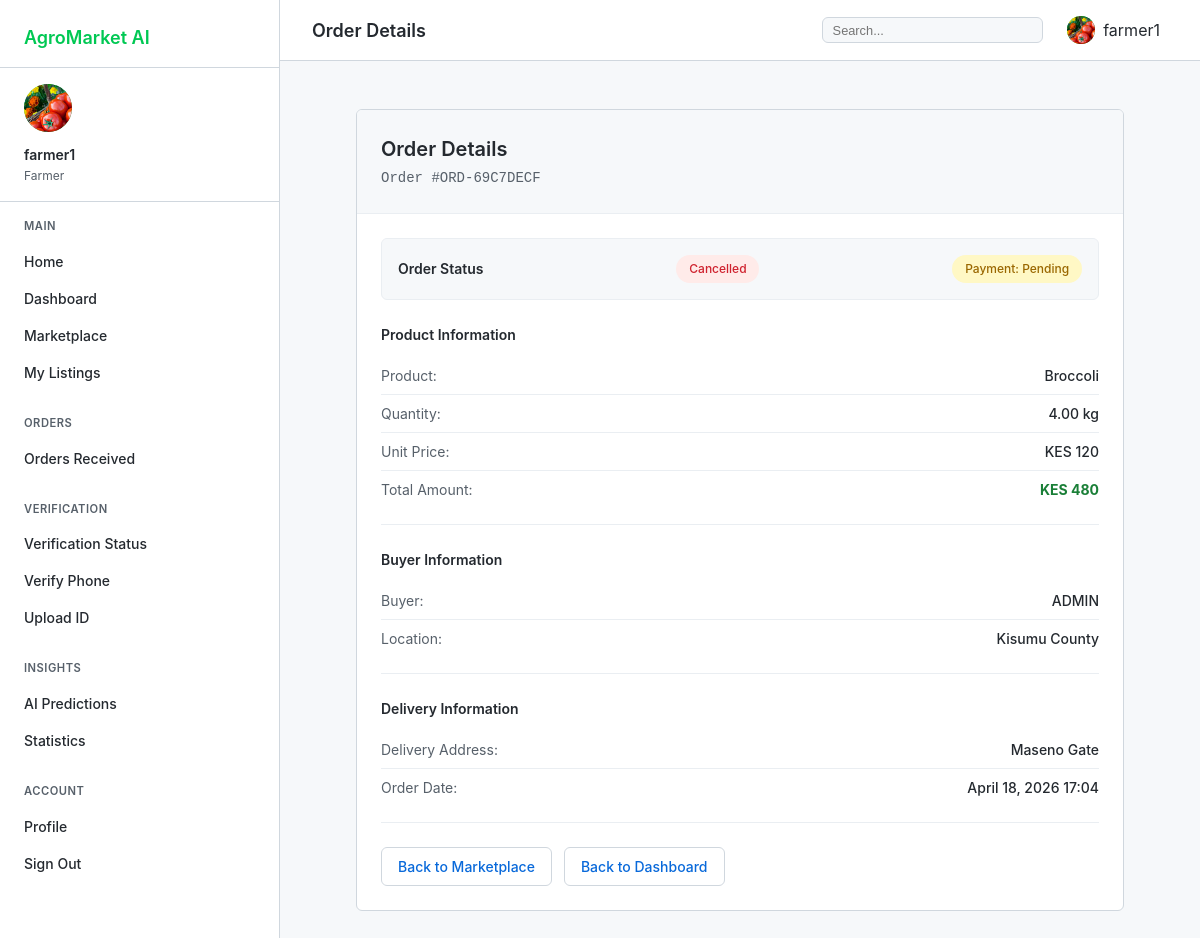
Page /marketplace/order/10/ (signed in) on the committed database.
### accounts/models.py (models this page shows, shortened)
class UserProfile(models.Model):
    ROLE_CHOICES = [
        ('farmer', 'Farmer'),
        ('buyer', 'Buyer'),
        ('admin', 'Administrator'),
    ]
    VERIFICATION_LEVELS = [
        ('unverified', 'Unverified'),
        ('email_verified', 'Email Verified'),
        ('phone_verified', 'Phone Verified'),
        ('id_verified', 'ID Verified'),
        ('fully_verified', 'Fully Verified')
    ]
    user = models.OneToOneField(User, on_delete=models.CASCADE, related_name='profile')
    role = models.CharField(max_length=10, choices=ROLE_CHOICES, default='buyer')
    phone_number = models.CharField(max_length=15, blank=True)
    location = models.CharField(max_length=100, blank=True)
    profile_picture = models.ImageField(upload_to='profiles/', null=True, blank=True)
    is_verified = models.BooleanField(default=False)
    verification_level = models.CharField(max_length=20, choices=VERIFICATION_LEVELS, default='unverified')
    phone_verified = models.BooleanField(default=False)
    id_verified = models.BooleanField(default=False)
    is_verified_farmer = models.BooleanField(default=False)
    verified_at = models.DateTimeField(null=True, blank=True)
    created_at = models.DateTimeField(auto_now_add=True)
    updated_at = models.DateTimeField(auto_now=True)
    class Meta:
        verbose_name_plural = 'User Profiles'

### marketplace/models.py (models this page shows, shortened)
class Order(models.Model):
    STATUS_CHOICES = [
        ('pending', 'Pending'),
        ('confirmed', 'Confirmed'),
        ('processing', 'Processing'),
        ('shipped', 'Shipped'),
        ('delivered', 'Delivered'),
        ('cancelled', 'Cancelled'),
    ]
    PAYMENT_STATUS_CHOICES = [
        ('pending', 'Pending Payment'),
        ('paid', 'Paid'),
        ('failed', 'Payment Failed'),
        ('refunded', 'Refunded'),
    ]
    order_number = models.CharField(max_length=20, unique=True, blank=True)
    buyer = models.ForeignKey(User, on_delete=models.CASCADE, related_name='orders')
    produce = models.ForeignKey(Produce, on_delete=models.CASCADE, related_name='orders')
    quantity = models.DecimalField(max_digits=10, decimal_places=2)
    total_price = models.DecimalField(max_digits=12, decimal_places=2)
    status = models.CharField(max_length=20, choices=STATUS_CHOICES, default='pending')
    order_date = models.DateTimeField(auto_now_add=True)
    delivery_address = models.TextField()
    notes = models.TextField(blank=True)
    payment_status = models.CharField(max_length=20, choices=PAYMENT_STATUS_CHOICES, default='pending')
    payment_method = models.CharField(max_length=50, blank=True, null=True)
    payment_reference = models.CharField(max_length=100, blank=True, null=True)
    mpesa_receipt = models.CharField(max_length=50, blank=True, null=True)
    estimated_delivery_date = models.DateField(null=True, blank=True)
    actual_delivery_date = models.DateField(null=True, blank=True)
    tracking_number = models.CharField(max_length=50, blank=True, null=True)
    courier_name = models.CharField(max_length=100, blank=True, null=True)

class Produce(models.Model):
    UNIT_CHOICES = [
        ('kg', 'Kilogram'),
        ('g', 'Gram'),
        ('piece', 'Piece'),
        ('bunch', 'Bunch'),
        ('sack', 'Sack'),
        ('tray', 'Tray'),
        ('litre', 'Litre'),
    ]
    STATUS_CHOICES = [
        ('available', 'Available'),
        ('sold_out', 'Sold Out'),
        ('low_stock', 'Low Stock'),
        ('discontinued', 'Discontinued'),
    ]
    farmer = models.ForeignKey(User, on_delete=models.CASCADE, related_name='produce_list')
    category = models.ForeignKey(Category, on_delete=models.SET_NULL, null=True)
    name = models.CharField(max_length=100)
    description = models.TextField()
    quantity = models.DecimalField(max_digits=10, decimal_places=2)
    unit = models.CharField(max_length=10, choices=UNIT_CHOICES, default='kg')
    price = models.DecimalField(max_digits=10, decimal_places=2)
    location = models.CharField(max_length=200)
    image = models.ImageField(upload_to='produce/', null=True, blank=True)
    video_url = models.URLField(max_length=500, blank=True, null=True)
    status = models.CharField(max_length=20, choices=STATUS_CHOICES, default='available')
    is_deleted = models.BooleanField(default=False)
    created_at = models.DateTimeField(auto_now_add=True)
    updated_at = models.DateTimeField(auto_now=True)

### marketplace/views.py (the view)
# urls.py: path('order/<int:pk>/', views.order_detail, name='order_detail'),
@login_required
def order_detail(request, pk):
    try:
        order = get_object_or_404(Order, pk=pk)
        if order.buyer == request.user:
            return render(request, 'marketplace/order_detail.html', {
                'order': order,
                'user_role': 'buyer'
            })
        if order.produce.farmer == request.user:
            return render(request, 'marketplace/order_detail.html', {
                'order': order,
                'user_role': 'farmer'
            })
        messages.error(request, 'You do not have permission to view this order.')
        return redirect('accounts:dashboard')
    except Exception as e:
        messages.error(request, f'Error loading order: {str(e)}')
        return redirect('accounts:dashboard')

### templates/marketplace/order_detail.html (shortened to what this page needs)
{% extends 'dashboard_base.html' %}
{% block page_title %}Order Details{% endblock %}
{% block dashboard_content %}
<div class="order-detail-container">
    <div class="order-detail-card">
        <div class="order-header">
            <h2>Order Details</h2>
            <p class="order-number-header">Order #{{ order.order_number }}</p>
        </div>
        <div class="order-body">
            <div class="status-section">
                <div class="status-label">Order Status</div>
                <div class="status-badge status-{{ order.status }}">{{ order.status|title }}</div>
                {% if order.payment_status == 'paid' %}
                    <div class="payment-badge paid">Payment: Paid</div>
                {% else %}
                    <div class="payment-badge pending">Payment: Pending</div>
                {% endif %}
            </div>
            <div class="info-section">
                <h3>Product Information</h3>
                <div class="info-row">
                    <span class="info-label">Product:</span>
                    <span class="info-value">{{ order.produce.name }}</span>
                </div>
                <div class="info-row">
                    <span class="info-label">Quantity:</span>
                    <span class="info-value">{{ order.quantity }} {{ order.produce.unit }}</span>
                </div>
                <div class="info-row">
                    <span class="info-label">Unit Price:</span>
                    <span class="info-value">KES {{ order.produce.price|floatformat:0 }}</span>
                </div>
                <div class="info-row">
                    <span class="info-label">Total Amount:</span>
                    <span class="info-value highlight">KES {{ order.total_price|floatformat:0 }}</span>
                </div>
            </div>
            <div class="info-section">
                <h3>{% if user_role == 'buyer' %}Seller Information{% else %}Buyer Information{% endif %}</h3>
                <div class="info-row">
                    <span class="info-label">{% if user_role == 'buyer' %}Farmer:{% else %}Buyer:{% endif %}</span>
                    <span class="info-value">
                        {% if user_role == 'buyer' %}
                            {{ order.produce.farmer.get_full_name|default:order.produce.farmer.username }}
                        {% else %}
                            {{ order.buyer.get_full_name|default:order.buyer.username }}
                        {% endif %}
                    </span>
                </div>
                <div class="info-row">
                    <span class="info-label">Location:</span>
                    <span class="info-value">{{ order.produce.location|default:"Not specified" }}</span>
                </div>
            </div>
            <div class="info-section">
                <h3>Delivery Information</h3>
                <div class="info-row">
                    <span class="info-label">Delivery Address:</span>
                    <span class="info-value">{{ order.delivery_address }}</span>
                </div>
                <div class="info-row">
                    <span class="info-label">Order Date:</span>
                    <span class="info-value">{{ order.order_date|date:"F j, Y H:i" }}</span>
                </div>
            </div>
            <div class="action-buttons">
                <a href="/marketplace/" class="btn btn-outline">Back to Marketplace</a>
                <a href="/accounts/" class="btn btn-outline">Back to Dashboard</a>
            </div>
        </div>
    </div>
</div>
{% endblock %}

### templates/dashboard_base.html (shortened to what this page needs)
<!DOCTYPE html>
<html lang="en">
<head>
    {% load static %}
</head>
<body>
    <div class="dashboard">
        <aside class="sidebar" id="sidebar">
            <div class="sidebar-header">
                <a href="/" class="sidebar-logo">AgroMarket AI</a>
            </div>
            <div class="sidebar-user">
                <div class="user-avatar">
                    {% if user.is_authenticated and user.profile.profile_picture %}
                        <img src="{{ user.profile.profile_picture.url }}" alt="{{ user.username }}">
                    {% elif user.is_authenticated %}
                        <span>{{ user.username|make_list|first|upper }}</span>
                    {% else %}
                        <span>G</span>
                    {% endif %}
                </div>
                <div class="user-name">
                    {% if user.is_authenticated %}
                        {{ user.get_full_name|default:user.username }}
                    {% else %}
                        Guest User
                    {% endif %}
                </div>
                <div class="user-role">
                    {% if user.is_authenticated %}
                        {{ user.profile.role|title }}
                    {% else %}
                        Not Logged In
                    {% endif %}
                </div>
            </div>
            <nav class="sidebar-nav">
                <div class="nav-section">
                    <div class="nav-section-title">MAIN</div>
                    <a href="/" class="nav-item">
                        <span class="nav-item-text">Home</span>
                    </a>
                    <a href="/accounts/" class="nav-item">
                        <span class="nav-item-text">Dashboard</span>
                    </a>
                    <a href="/marketplace/" class="nav-item">
                        <span class="nav-item-text">Marketplace</span>
                    </a>
                    {% if user.is_authenticated and user.profile.role == 'farmer' %}
                    <a href="/accounts/listings/" class="nav-item">
                        <span class="nav-item-text">My Listings</span>
                    </a>
                    {% endif %}
                </div>
                <div class="nav-section">
                    <div class="nav-section-title">ORDERS</div>
                    {% if user.is_authenticated and user.profile.role == 'farmer' %}
                    <a href="/accounts/received-orders/" class="nav-item">
                        <span class="nav-item-text">Orders Received</span>
                    </a>
                    {% endif %}
                </div>
                <div class="nav-section">
                    <div class="nav-section-title">VERIFICATION</div>
                    {% if user.is_authenticated %}
                    <a href="/accounts/verification-status/" class="nav-item">
                        <span class="nav-item-text">Verification Status</span>
                    </a>
                    <a href="/accounts/verify-phone/" class="nav-item">
                        <span class="nav-item-text">Verify Phone</span>
                    </a>
                    <a href="/accounts/upload-id/" class="nav-item">
                        <span class="nav-item-text">Upload ID</span>
                    </a>
                    {% endif %}
                </div>
                <div class="nav-section">
                    <div class="nav-section-title">INSIGHTS</div>
                    <a href="/ai/insights/" class="nav-item">
                        <span class="nav-item-text">AI Predictions</span>
                    </a>
                    {% if user.is_authenticated %}
                    <a href="/accounts/stats/" class="nav-item">
                        <span class="nav-item-text">Statistics</span>
                    </a>
                    {% endif %}
                </div>
                <div class="nav-section">
                    <div class="nav-section-title">ACCOUNT</div>
                    <a href="/accounts/profile/" class="nav-item">
                        <span class="nav-item-text">Profile</span>
                    </a>
                    {% if user.is_authenticated %}
                    <a href="/accounts/logout/" class="nav-item">
                        <span class="nav-item-text">Sign Out</span>
                    </a>
                    {% endif %}
                </div>
            </nav>
        </aside>
        <main class="main-content">
            <div class="top-bar">
                <div style="display: flex; align-items: center; gap: 1rem;">
                    <h1 class="page-title">{% block page_title %}Dashboard{% endblock %}</h1>
                </div>
                <div class="top-bar-right">
                    <div class="search-box">
                        <input type="text" placeholder="Search..." id="globalSearch">
                    </div>
                    {% if user.is_authenticated %}
                    <div class="user-menu" onclick="window.location.href='/accounts/profile/'">
                        <div class="user-menu-avatar">
                            {% if user.profile.profile_picture %}
                                <img src="{{ user.profile.profile_picture.url }}" alt="{{ user.username }}">
                            {% else %}
                                <span>{{ user.username|make_list|first|upper }}</span>
                            {% endif %}
                        </div>
                        <span>{{ user.username }}</span>
                    </div>
                    {% endif %}
                </div>
            </div>
            <div class="content-area">
                {% block dashboard_content %}{% endblock %}
            </div>
        </main>
    </div>
</body>
</html>

### rows in the picture
Order: order_number "ORD-69C7DECF", status "Cancelled", produce.name "Broccoli", quantity "4.00", produce.unit "kg", produce.price "120", total_price "480", buyer.get_full_name "ADMIN", produce.location "Kisumu County", delivery_address "Maseno Gate", order_date "April 18, 2026 17:04"

### other values in the picture
{{ user.get_full_name|default:user.username }} "farmer1"
{{ user.profile.role|title }} "Farmer"
{{ user.username }} "farmer1"
